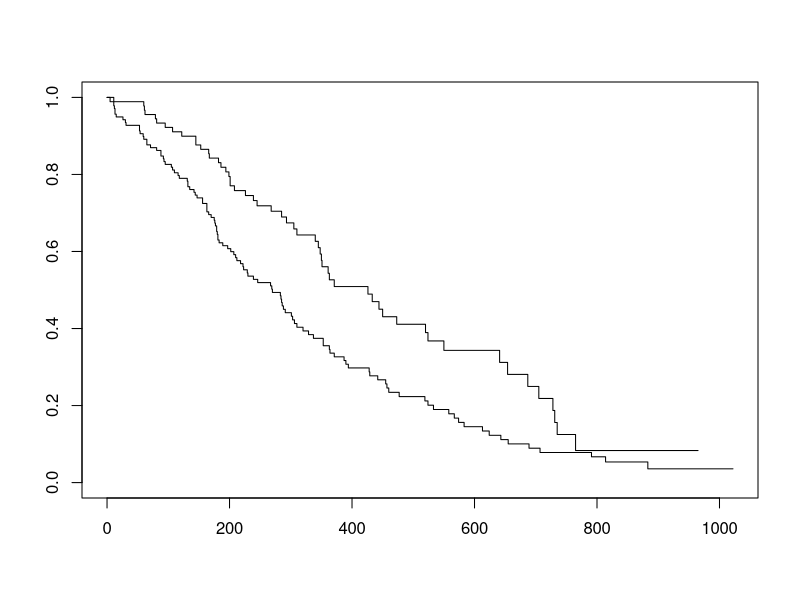
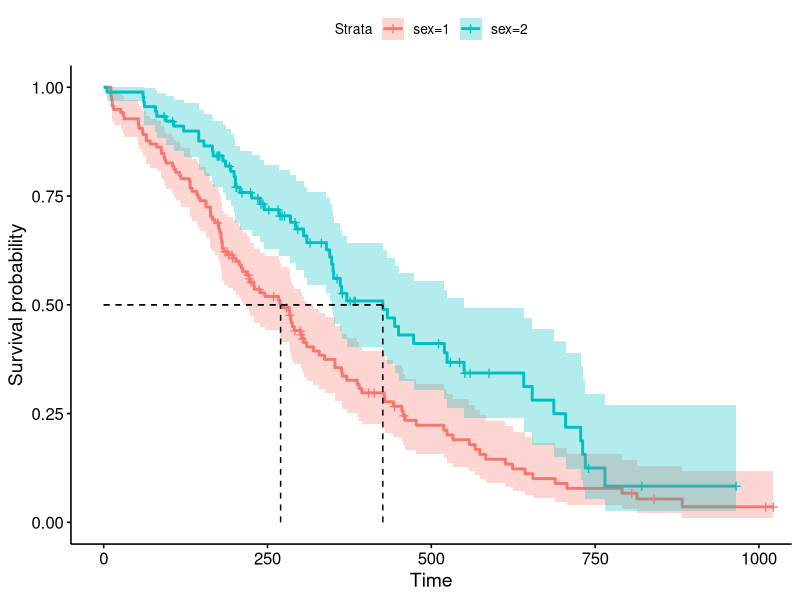

Reproduce these figures in R, in order. (Note: this script raises an error after producing the figures.)
# 生存分析

# 考虑时间效应以及失访的存在

library(survival)
library(survminer)
library(broom)
#lung数据集模拟建模
lung

#KM生存曲线绘制

fit1 <- survfit(Surv(time,status)~sex,data = lung)

plot(fit1)

ggsurvplot(fit1,
           conf.int = T, #可信区间
           surv.median.line = "hv" #刻画中位生存时间
           )


#构建coxph模型
fit2 <- coxph(Surv(time,status)~age+sex+inst,data = lung)

summary(fit2)

fit2 %>% tidy(exponentiate = T,conf.int = T)

fit2 %>% tbl_regression(exponentiate = T,conf.int = T)

cox.zph(fit2) #等比例风险检验

# 数据存在聚类情况, 需要使用cluster 参数或 frailty 
# example





